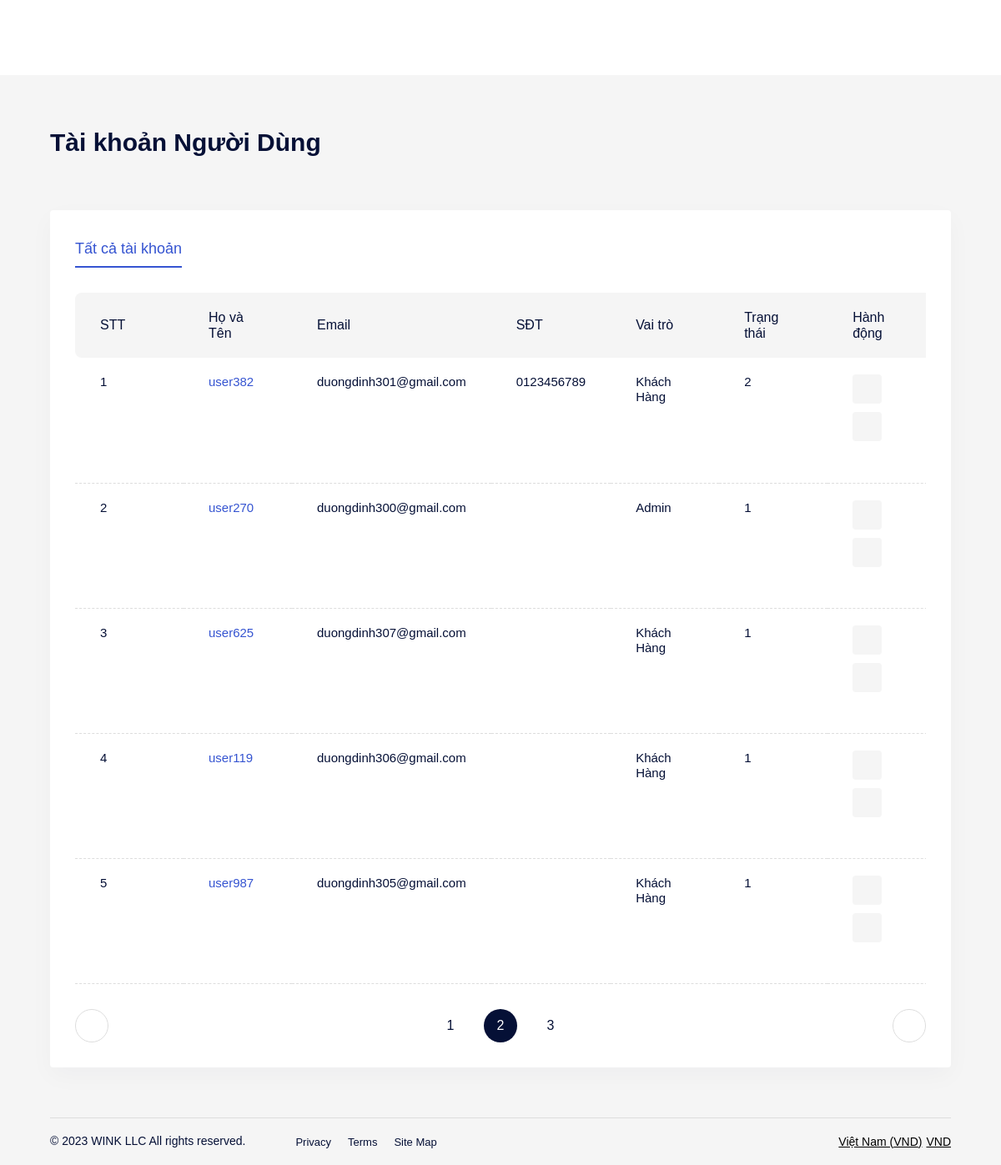
Page /admin.php?controller=user&acion=index&p=2 (signed in) on the committed database.
### tables this page shows
CREATE TABLE `users` (
  `id` int NOT NULL AUTO_INCREMENT,
  `user_username` varchar(50) DEFAULT NULL,
  `user_password` varchar(100) DEFAULT NULL,
  `user_name` varchar(255) DEFAULT NULL,
  `role_id` int NOT NULL DEFAULT '0',
  `user_avatar` varchar(550) DEFAULT 'author-auto.png',
  `user_email` varchar(255) DEFAULT NULL,
  `user_phone` varchar(20) DEFAULT NULL,
  `user_address` varchar(200) DEFAULT NULL,
  `user_status_id` int DEFAULT '1',
  `user_role` varchar(45) DEFAULT 'Khách Hàng',
  `user_status` varchar(45) DEFAULT 'Hoạt Động',
  PRIMARY KEY (`id`),
  KEY `fk_id_role` (`role_id`)
);

### admin/controllers/user/index.php (called while the page is built, shortened)
<?php
require_once('lib/models.php');
$result = get_total('users');
$total_records = $result;
$current_page = isset($_GET['p']) ? $_GET['p'] : 1;
$limit = 5;
$total_page = ceil($total_records / $limit);
$start = ($current_page - 1) * $limit;
$data = get_all_pag('users', $start, $limit);
require_once('admin/views/user/index.php');

### lib/models.php (called while the page is built, shortened)
<?php
require_once('config/database.php');
function get_a_record($table, $id)
{
    global $conn;
    $id = intval($id);
    $sql = "SELECT * FROM `$table` WHERE id =$id";
    $query = mysqli_query($conn, $sql);
    $data = array();
    if (mysqli_num_rows($query) > 0) {
        while ($row = mysqli_fetch_assoc($query)) {
            $data[] = $row;
        }
    }
    return $data;
}
function get_total($table)
{
    global $conn;
    $sql = "SELECT COUNT(*) as total FROM $table";
    $query = mysqli_query($conn, $sql) or die(mysqli_error($conn));
    $row = mysqli_fetch_assoc($query);
    return $row['total'];
}
function get_all_pag($table, $start, $limit)
{
    $sql = "SELECT * FROM `$table` ORDER BY id DESC LIMIT $start,$limit";
    global $conn;
    $query = mysqli_query($conn, $sql);
    $data = array();
    if (mysqli_num_rows($query) > 0) {
        while ($row = mysqli_fetch_assoc($query)) {
            $data[] = $row;
        }
    }
    return $data;
}

### admin/views/user/index.php (the view, shortened to what this page needs)
<?php
include('admin/views/shared/header.php');
?>
<div class="dashboard__main">
    <div class="dashboard__content bg-light-2">
        <div class="row y-gap-20 justify-between items-end pb-60 lg:pb-40 md:pb-32">
            <div class="col-auto">
                <h1 class="text-30 lh-14 fw-600">Tài khoản Người Dùng</h1>
            </div>
        </div>
        <div class="py-30 px-30 rounded-4 bg-white shadow-3">
            <div class="tabs -underline-2 js-tabs">
                <div class="tabs__controls row x-gap-40 y-gap-10 lg:x-gap-20 js-tabs-controls">
                    <div class="col-auto">
                        <button
                            class="tabs__button text-18 lg:text-16 text-light-1 fw-500 pb-5 lg:pb-0 js-tabs-button is-tab-el-active"
                            data-tab-target=".-tab-item-1">
                            Tất cả tài khoản
                        </button>
                    </div>
                </div>
                <div class="tabs__content pt-30 js-tabs-content">
                    <div class="tabs__pane -tab-item-1 is-tab-el-active">
                        <div class="overflow-scroll scroll-bar-1">
                            <table class="table-4 -border-bottom col-12">
                                <thead class="bg-light-2">
                                    <tr>
                                        <th>STT</th>
                                        <th>Họ và Tên</th>
                                        <th>Email</th>
                                        <th>SĐT</th>
                                        <th>Vai trò</th>
                                        <th>Trạng thái</th>
                                        <th>Hành động</th>
                                    </tr>
                                </thead>
                                <tbody>
                                    <?php
                                    $a = 0;
                                    foreach ($data as $element) { ?>
                                        <tr>
                                            <td>
                                                <?php echo ++$a; ?>
                                            </td>
                                            <td class="text-blue-1 fw-500">
                                                <?php echo $element['user_name'];
                                                ?>
                                            </td>
                                            <td style="width: 400px">
                                                <?php echo $element['user_email'] ?>
                                            </td>
                                            <td style="width: 500px; height: 150px">
                                                <?php echo $element['user_phone'] ?>
                                            </td>
                                            <td>
                                                <?php echo $element['user_role'] ?>
                                            </td>
                                            <td>
                                                <?php echo $element['user_status_id'] ?>
                                            </td>
                                            <td>
                                                <div class="row x-gap-10 y-gap-10 items-center">
                                                    <div class="col-auto">
                                                        <a
                                                            href="../../../admin.php?controller=user&amp;action=edit&amp;id=<?php echo $element['id']; ?>"><button
                                                                class="flex-center bg-light-2 rounded-4 size-35">
                                                                <i class="icon-edit text-16 text-light-1"></i>
                                                            </button>
                                                        </a>
                                                    </div>
                                                    <div class="col-auto">
                                                        <a
                                                            href="../../../admin.php?controller=user&amp;action=delete&amp;id=<?php echo $element['id']; ?>"><button
                                                                class="flex-center bg-light-2 rounded-4 size-35">
                                                                <i
                                                                    class="icon-trash-2 text-16 text-light-1"></i></button></a>
                                                    </div>
                                                </div>
                                            </td>
                                        </tr>
                                    <?php } ?>
                                </tbody>
                            </table>
                            <?php if ($total_page > 1) { ?>
                                <div class="pt-30">
                                    <div class="row justify-between">
                                        <div class="col-auto">
                                            <?php if ($current_page > 1 && $total_page > 1) { ?>
                                                <a href='../../../admin.php?controller=user&acion=index&p=<?php echo $current_page - 1 ?> '
                                                    class="button -blue-1 size-40 rounded-full border-light">
                                                    <i class="icon-chevron-left text-12"></i>
                                                </a>
                                            <?php } ?>
                                        </div>
                                        <div class="col-auto">
                                            <div class="row x-gap-20 y-gap-20 items-center">
                                                <?php for ($i = 1; $i <= $total_page; $i++) {
                                                    if ($i == $current_page) { ?>
                                                        <div class="col-auto">
                                                            <a href="">
                                                                <div class="size-40 flex-center rounded-full bg-dark-1 text-white">
                                                                    <?php echo $i ?>
                                                                </div>
                                                            </a>
                                                        </div>
                                                    <?php }
                                                    else { ?>
                                                        <div class="col-auto">
                                                            <a
                                                                href="../../../admin.php?controller=user&acion=index&p=<?php echo $i ?> ">
                                                                <div class="size-40 flex-center rounded-full">
                                                                    <?php echo $i ?>
                                                                </div>
                                                            </a>
                                                        </div>
                                                    <?php }
                                                } ?>
                                            </div>
                                        </div>
                                        <div class="col-auto">
                                            <a href='../../../admin.php?controller=user&acion=index&p=<?php echo $current_page + 1 ?> '
                                                class="button -blue-1 size-40 rounded-full border-light">
                                                <i class="icon-chevron-right text-12"></i>
                                            </a>
                                        </div>
                                    </div>
                                </div>
                            <?php } ?>
                        </div>
                    </div>
                </div>
            </div>
        </div>
        <?php include('admin/views/shared/footer.php') ?>

### rows in the picture
users: user_name "user382", user_email "duongdinh301@gmail.com", user_phone "0123456789", user_role "Khách Hàng", user_status "2"
users: user_name "user270", user_email "duongdinh300@gmail.com", user_role "Admin", user_status "1"
users: user_name "user625", user_email "duongdinh307@gmail.com", user_role "Khách Hàng", user_status "1"
users: user_name "user119", user_email "duongdinh306@gmail.com", user_role "Khách Hàng", user_status "1"
users: user_name "user987", user_email "duongdinh305@gmail.com", user_role "Khách Hàng", user_status "1"
